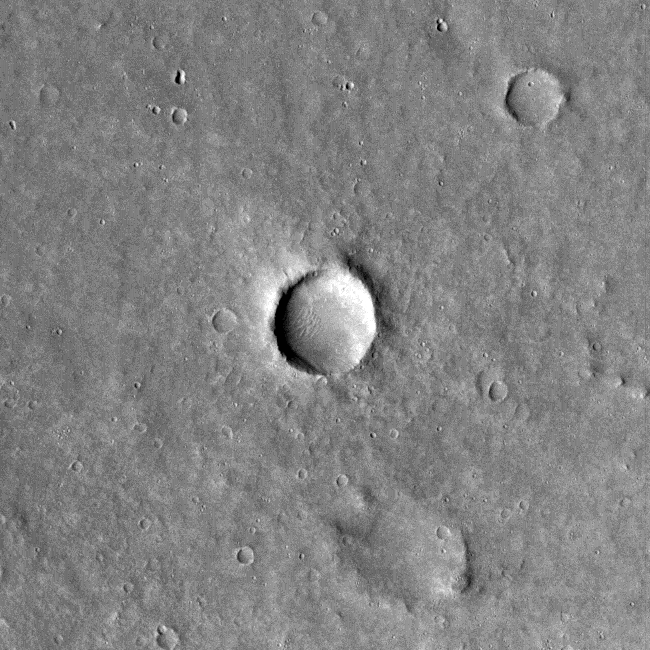
#> input picture graphics_generation/p03_01.png, 650 x 650 px
$ jupyter execute --allow-errors Filterbank-Sizes.ipynb   (shell and % lines are left out)
#> lines starting #> are read from the running program, lines starting #| are printed output that depends on the picture
#> (reads code/filterbanks/filterbanks.mat from the repository)
[cell 1]
## Imports

import cv2
from sklearn.cluster import KMeans
from skimage.color import label2rgb
import matplotlib.pyplot as plt
import numpy as np
import scipy.io as sio
from skimage.segmentation import slic, mark_boundaries
import os

plt.ioff()
plt.rcParams['figure.figsize'] = [8, 8]

[cell 2]
## Gaborfilters

def applyfilter(A, g, mr = False, size=[1.5]):
#> called with g = array of shape (49, 49, 38), mr = True
    if len(A.shape)==2:
        A = np.expand_dims(A, axis=2)


    if A.shape[2]==3:
        Agray = cv2.cvtColor(A, cv2.COLOR_RGB2GRAY)
    elif A.shape[2] == 1:
        Agray = A

    numRows = Agray.shape[0]
#> numRows = 650
    numCols = Agray.shape[1]
#> numCols = 650
    sizeFactors = np.array(size)
    gabormag = np.ndarray((Agray.shape[0], Agray.shape[1], g.shape[2]*len(sizeFactors)))
    sigmas = np.ndarray((g.shape[2]+1)*len(sizeFactors))

# [5 lines of commented-out code are left out]

    for i in range(g.shape[2]):
        for s in range(len(sizeFactors)):
            gabormag[:, :, i*len(sizeFactors)+s] = cv2.filter2D(Agray, -1, cv2.resize(g[:,:,i], (int(g[:,:,i].shape[0]*sizeFactors[s]), int(g[:,:,i].shape[1]*sizeFactors[s])), interpolation = cv2.INTER_LANCZOS4), borderType=cv2.BORDER_REPLICATE)
            sigmas[i*len(sizeFactors)+s] = np.sqrt(2)*g.shape[0]*sizeFactors[s]/49
#> after the loop, sigmas = 39 values, max 0.283 at index 0, min 2.21e-321 at index 38, mean 0.276


    for i in range(gabormag.shape[2]):
        gabormag[:, :, i] = cv2.GaussianBlur(gabormag[:, :, i], (0, 0), 3*sigmas[i])

    X = np.arange(1, numCols + 1)
#> X = 650 values from 1 to 650
    Y = np.arange(1, numRows + 1)
#> Y = 650 values from 1 to 650
    X, Y = np.meshgrid(X, Y)

    numPoints = numRows * numCols
#> numPoints = 422500
    featureSet = gabormag

    if mr is True:
        argsort = np.argsort(featureSet[:,:,:-2].sum(axis=(0,1)))
#> argsort = 36 values, max 35 at index 17, min 0 at index 0, mean 17.5
        maxresp = featureSet[:, :, argsort]
        maxresp = maxresp[:,:,:(6*len(sizeFactors))]
        rotinv = featureSet[:, :, -2:]
        featureSet = np.concatenate((maxresp, rotinv), 2)

    featureSet = np.concatenate((featureSet, np.expand_dims(X, axis=2)), 2)
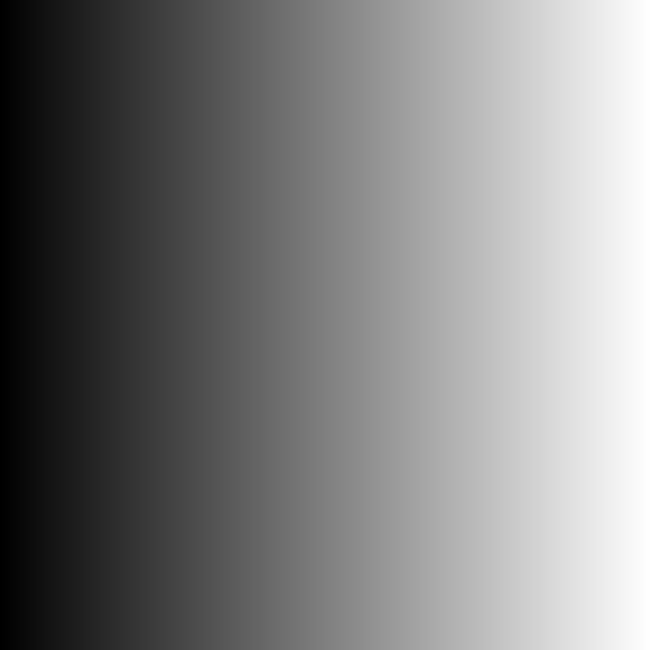
#> X: shape (650, 650) int64; min 1, max 650, mean 325.5; drawn with min black and max white
    featureSet = np.concatenate((featureSet, np.expand_dims(Y, axis=2)), 2)
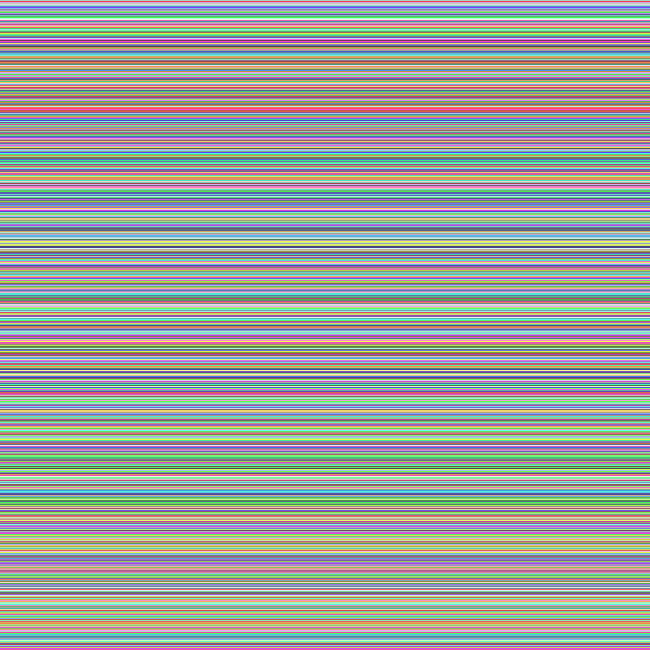
#> Y: shape (650, 650) int64; 650 distinct labels, from 1 to 650; one colour per label, 0 black


    if A.shape[2]==3:
        featureSet = np.concatenate((featureSet, np.expand_dims(A[:,:,0], axis=2)), 2)
        featureSet = np.concatenate((featureSet, np.expand_dims(A[:,:,1], axis=2)), 2)
        featureSet = np.concatenate((featureSet, np.expand_dims(A[:,:,2], axis=2)), 2)

    if A.shape[2]==1:
        featureSet = np.concatenate((featureSet, np.expand_dims(A[:,:,0], axis=2)), 2)

    # [7 lines of commented-out code are left out]
    X = featureSet.reshape(numPoints, -1)

    # [4 lines of commented-out code are left out]


    X = X - X.mean(axis=0)
    X = X / X.std(axis=0, ddof=1)
    X = X[:, ~np.isnan(X).any(axis=0)]
    X = X[:, ~np.isinf(X).any(axis=0)]


    X = X.reshape(A.shape[0], A.shape[1], -1)


    X[:,:,-2:]=  X[:,:,-2:]*1

    if A.shape[2]==3:
      X[:,:,-5:-3]=  X[:,:,-5:-3]*1
    elif A.shape[2]==1:
      X[:,:,-3]=  X[:,:,-3]*1
    X = X.reshape(numPoints, -1)

    L = KMeans(n_clusters=8, n_init=20, max_iter=1000, n_jobs=10).fit(X).labels_

    return L

mat = sio.loadmat("../../code/filterbanks/filterbanks.mat")
filelist = ["p03_01.png", "p03_02.png", "p03_03.png", "p03_04.png"]

#> (the rest of this cell did not finish here and is left out)
